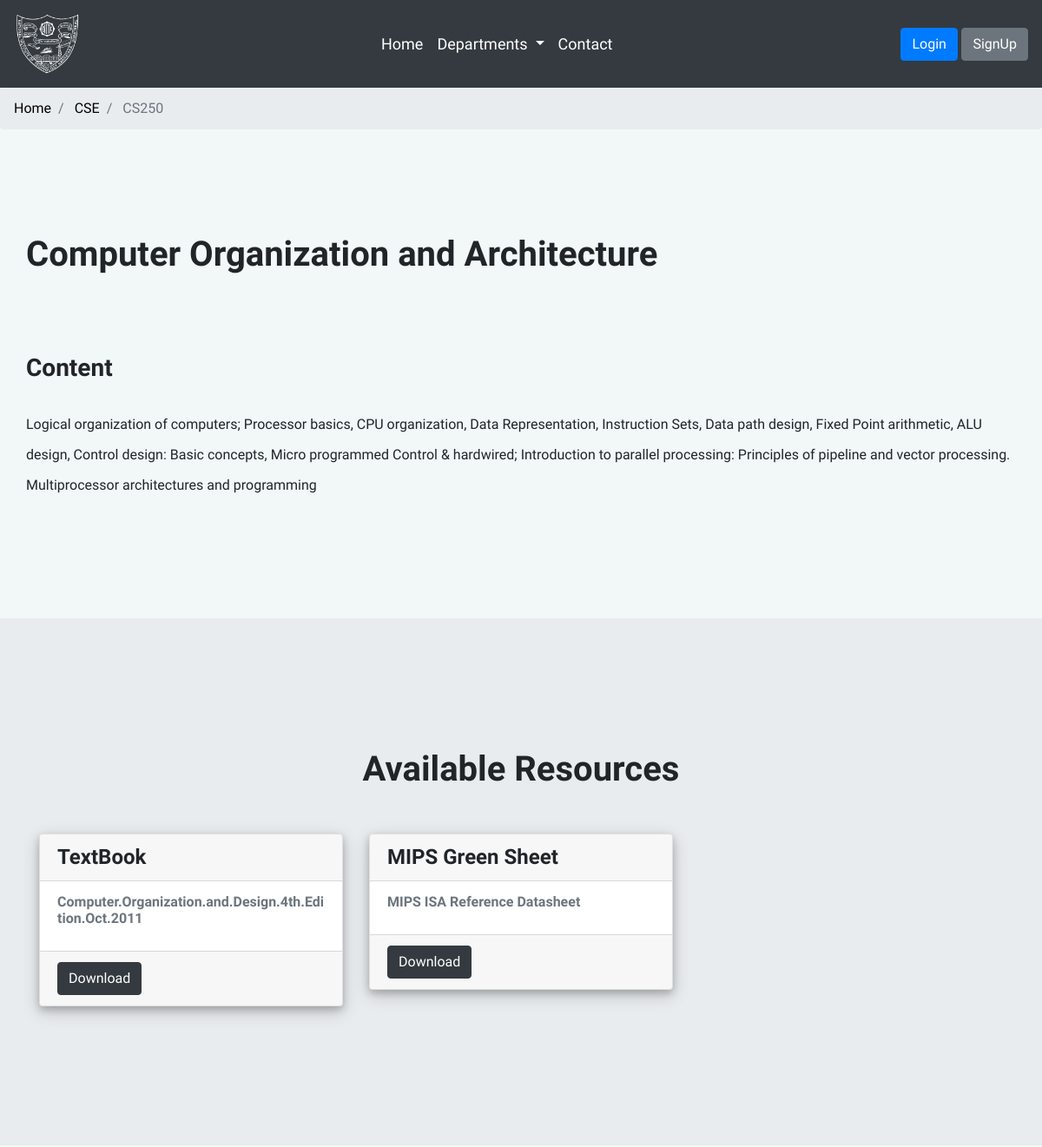
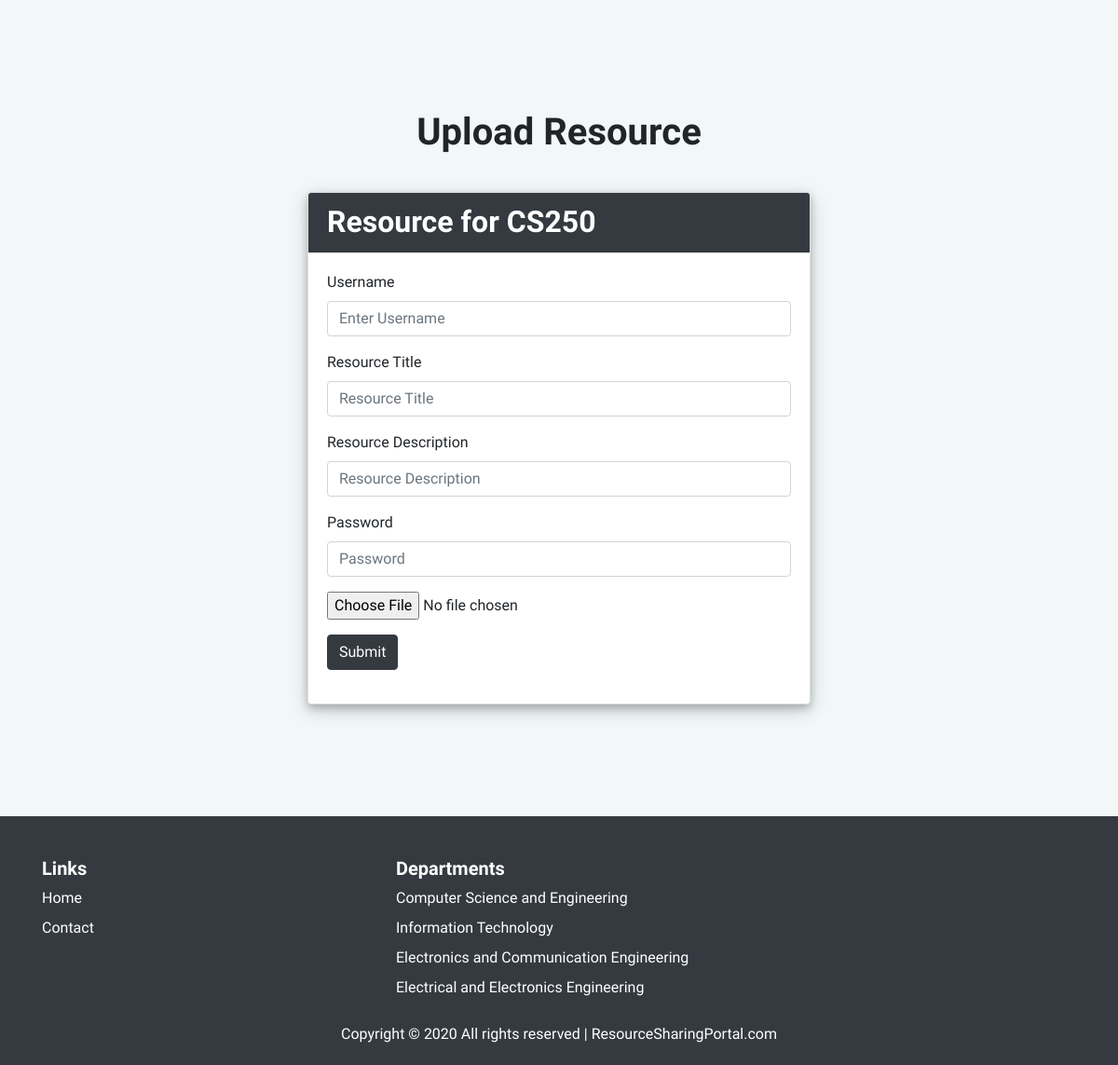
The app's page /course/CS250 with its own data (2 pictures, top to bottom).
### app/models.py (models this page shows)
class Course(models.Model):
    CCode = models.CharField(primary_key=True, max_length=20)
    CName = models.CharField(max_length=200)
    CDes = models.CharField(max_length=3000)
    DCode = models.ForeignKey(Department, on_delete=models.CASCADE)

class Department(models.Model):
    DCode = models.IntegerField(primary_key=True)
    DName = models.CharField(max_length=20)
    Ddes = models.CharField(max_length=100)
    Dinfo = models.CharField(max_length=3000)
    ImgLink = models.ImageField(upload_to="departments", default="")
    def __str__(self):
        return self.DName

class Resource(models.Model):
    RNo = models.AutoField(primary_key=True)
    RName = models.CharField(max_length=100)
    RDes = models.CharField(max_length=200)
    CCode = models.ForeignKey(Course, on_delete=models.CASCADE)
    UNumber = models.ForeignKey(Uploader, on_delete=models.CASCADE)
    filepath = models.FileField(upload_to="resources", default="")

### app/views.py (the view)
# urls.py: path('course/<str:CCode>', views.Crs),
def Crs(request, CCode):
    departments = Department.objects.all()
    params = {'departments': departments}
    course = Course.objects.filter(CCode=CCode)
    resources = Resource.objects.filter(CCode=CCode)
    rs = True
    if(resources):
        rs = True
    else:
        rs = False
    return render(request, 'app/course.html', {'course': course[0], 'resources': resources, 'departments': departments, 'rs': rs})

### app/templates/app/course.html (shortened to what this page needs)
{% extends "layout.html" %} {% block body %}
<nav aria-label="breadcrumb">
  <ol class="breadcrumb">
    <li class="breadcrumb-item"><a href="/">Home</a></li>
    <li class="breadcrumb-item">
      <a href="/Dept/{{ course.DCode }}">{{ course.DCode }}</a>
    </li>
    <li class="breadcrumb-item active" aria-current="page">
      {{ course.CCode }}
    </li>
  </ol>
</nav>
<div class="container" style="margin-top: 100px; margin-bottom: 100px;">
  <div class="row row-content">
    <h1>{{ course.CName }}</h1>
  </div>
  <div class="row row-content" style="margin-top: 50px; margin-bottom: 50px;">
    <h3 style="margin-bottom: 30px;">Content</h3>
    <p>
      {{course.CDes}}
    </p>
  </div>
</div>
<div style="background-color: #E9ECEF; padding-top: 30px; padding-bottom: 30px;">
  <div class="container" style="margin-top: 100px; margin-bottom: 100px;">
    <div class="row row-content">
      <div class="col-12" style="text-align: center;">
        {% if rs %}
        <h1>Available Resources</h1>
        {% endif %}
      </div>
    </div>
    <div class="row row-content">
      {% if rs %}
      {% for resource in resources %}
      <div class="col-12 col-md-4">
        <div class="card card-dept">
          <div class="card-header">
            <h4>
              {{ resource.RName }}
            </h4>
          </div>
          <div class="card-body">
            <h6 class="card-subtitle mb-2 text-muted">
              {{ resource.RDes }}
            </h6>
          </div>
          <div class="card-footer">
            <a href="{{ resource.filepath.url }}" target="_blank"><button class="btn btn-dark">Download</button></a>
          </div>
        </div>
      </div>
      {% endfor %}
      {% endif %}
    </div>
  </div>
</div>
<div class="container" style="margin-top: 100px; margin-bottom: 100px;">
  <div class="row row-content">
    <div class="col-12" style="text-align: center;">
      <h1>Upload Resource</h1>
    </div>
  </div>
  <div class="row row-content justify-content-center">
    <div class="col-md-6">
      <div class="card card-form">
        <div class="card-header bg-dark text-white">
          <h2>Resource for {{ course.CCode }}</h2>
        </div>
        <div class="card-body">
          <form action="/uploader/{{ course.CCode }}" method="post" enctype="multipart/form-data">
            <div class="form-group">
              <label for="Usename">Username</label>
              <input type="text" class="form-control" id="Username" name="username" placeholder="Enter Username"
                required />
            </div>
            <div class="form-group">
              <label for="rname">Resource Title</label>
              <input class="form-control" type="text" id="rname" placeholder="Resource Title" name="rname" required />
            </div>
            <div class="form-group">
              <label for="rdes">Resource Description</label>
              <input class="form-control" type="text" id="rdes" placeholder="Resource Description" name="rdes"
                required />
            </div>
            <div class="form-group">
              <label for="exampleInputPassword1">Password</label>
              <input type="password" class="form-control" id="exampleInputPassword1" name="password"
                placeholder="Password" required />
            </div>
            <div class="form-group">
              <input type="file" name="file1" required />
            </div>
            <div class="form-group">
              <button type="submit" class="btn btn-dark">Submit</button>
            </div>
          </form>
        </div>
      </div>
    </div>
  </div>
</div>
{% endblock %}

### templates/layout.html (shortened to what this page needs)
<!DOCTYPE html>{% load static %}
<html lang="en">
<head>
	<link rel="stylesheet" href="https://stackpath.bootstrapcdn.com/bootstrap/4.3.1/css/bootstrap.min.css"
>
	<link rel="stylesheet" href="https://cdnjs.cloudflare.com/ajax/libs/font-awesome/4.7.0/css/font-awesome.min.css">
	<link rel="stylesheet" href="{% static 'css/style.css' %}" />
</head>
<body>
	<nav class="navbar navbar-expand-md navbar-dark bg-dark">
		<a class="navbar-brand" href="#"><img src="{% static 'img/logo.png' %}" height="75" width="75"></a>
		<div class="collapse navbar-collapse" id="navbarSupportedContent" style="font-size: 18px;">
			<ul class="navbar-nav mx-auto">
				<li class="nav-item active">
					<a class="nav-link" href="/">Home<span class="sr-only">(current)</span></a>
				</li>
				<li class="nav-item active dropdown">
					<a class="nav-link dropdown-toggle" href="#" id="navbarDropdown" role="button"
						data-toggle="dropdown" aria-haspopup="true" aria-expanded="false">
						Departments
					</a>
				</li>
				<li class="nav-item active">
					<a class="nav-link" href="/contact">Contact</a>
				</li>
			</ul>
			{% if not user.is_authenticated %}
			<div class="order-3">
				<a href="login" class="btn btn-primary" data-toggle="modal" data-target="#LoginModal">Login</a>
				<a href="signup" class="btn btn-secondary" data-toggle="modal" data-target="#SignupModal">SignUp</a>
			</div>
			{% endif %}
		</div>
	</nav>
	{% block body %} {% endblock %}
	<footer class="footer bg-dark" style="padding-top: 40px;">
		<div class="container text-white">
			<div class="row">
				<div class="col-12 col-md-4">
					<h5 class="py-1">Links</h5>
					<ul class="list-unstyled">
						<li class="py-1"><a class="a-dark-bg" href="/">Home</a></li>
						<li class="py-1"><a class="a-dark-bg" href="/contact">Contact</a></li>
					</ul>
				</div>
				<div class="col-12 col-md-4">
					<h5 class="py-1">Departments</h5>
					<ul class="list-unstyled">
						{% for department in departments %}
						<li class="py-1"><a class="a-dark-bg"
								href="/Dept/{{ department.DName }}">{{ department.Ddes }}</a></li>
						{% endfor %}
					</ul>
				</div>
			</div>
			<div class="row">
				<div class="col-12">
					<div class="copyright" style="text-align: center;">
						<p>
							Copyright &copy;
							<script>document.write(new Date().getFullYear());</script> All rights reserved |
							ResourceSharingPortal.com
						</p>
					</div>
				</div>
			</div>
		</div>
	</footer>
</html>

### static/css/style.css (style rules this page uses)
html, body { height: 100%; background-color: #f2f7f7; font-family: "Raleway", sans-serif; -webkit-font-smoothing: antialiased; font-smoothing: antialiased; }
h1, h2, h3, h4, h5, h6 { margin: 0; font-weight: 600; }
p { line-height: 2.2; font-weight: 500; }
.a-dark-bg { color: white; }
a { color: black; }
img { max-width: 100%; }
.card-dept { margin-top: 10px; margin-bottom: 10px; box-shadow: 0 4px 8px 0 rgba(0, 0, 0, 0.2), 0 6px 20px 0 rgba(0, 0, 0, 0.19); -webkit-transition: all 0.4s; -o-transition: all 0.4s; transition: all 0.4s; }
.row-content { padding-top: 20px; padding-bottom: 20px; }
.card-form { box-shadow: 0 4px 8px 0 rgba(0, 0, 0, 0.2), 0 6px 20px 0 rgba(0, 0, 0, 0.19); }
html { font-size: 1rem; }

### records on screen
Course: DCode "CSE", CCode "CS250", CName "Computer Organization and Architecture", CDes "Logical organization of computers; Processor basics, CPU organization, Data Representation, Instruction Sets, Data path design, Fixed Point arithmetic, ALU design, Control design: Basic concepts, Micro programmed Control & hardwired; Introduction to parallel processing: Principles of pipeline and vector processing. Multiprocessor architectures and programming"
Resource: RName "TextBook", RDes "Computer.Organization.and.Design.4th.Edition.Oct.2011"
Resource: RName "MIPS Green Sheet", RDes "MIPS ISA Reference Datasheet"
Department: Ddes "Computer Science and Engineering"
Department: Ddes "Information Technology"
Department: Ddes "Electronics and Communication Engineering"
Department: Ddes "Electrical and Electronics Engineering"
